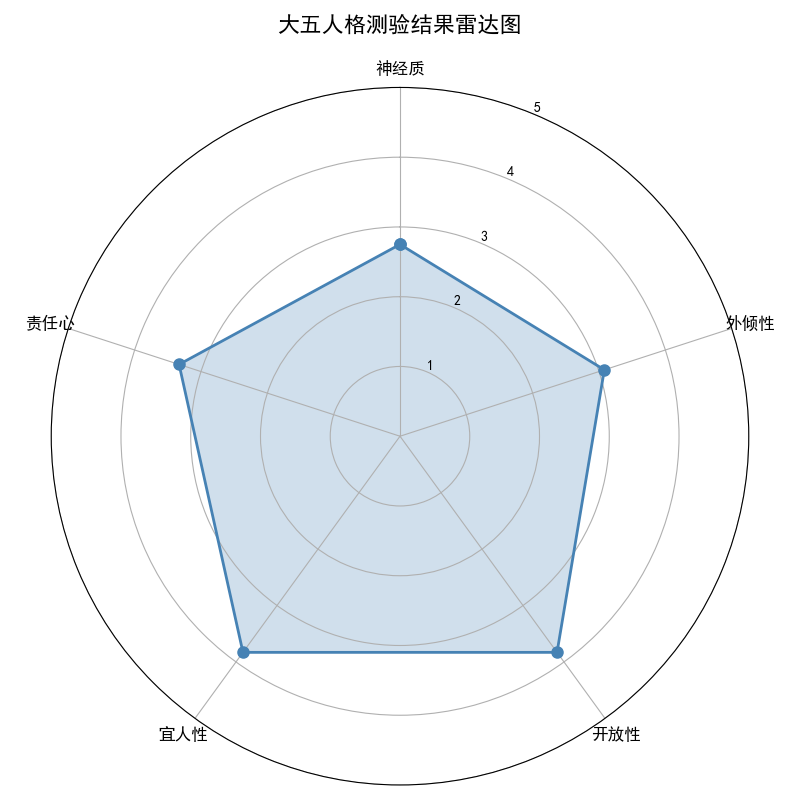

Python code for this plot:
import matplotlib.pyplot as plt
import numpy as np

# 设置中文字体
plt.rcParams['font.sans-serif'] = ['SimHei', 'Arial Unicode MS', 'DejaVu Sans']
plt.rcParams['axes.unicode_minus'] = False

# 大五人格维度数据
dimensions = ['神经质', '外倾性', '开放性', '宜人性', '责任心']
scores = [2.75, 3.08, 3.83, 3.83, 3.33]

# 为了雷达图闭合，重复第一个值
angles = np.linspace(0, 2 * np.pi, len(dimensions), endpoint=False).tolist()
scores.append(scores[0])
dimensions.append(dimensions[0])
angles.append(angles[0])

# 创建雷达图
fig, ax = plt.subplots(figsize=(8, 8), subplot_kw=dict(projection='polar'))
ax.set_theta_offset(np.pi / 2)
ax.set_theta_direction(-1)

# 绘制雷达图
ax.plot(angles, scores, 'o-', linewidth=2, color='steelblue', markersize=8)
ax.fill(angles, scores, alpha=0.25, color='steelblue')

# 设置刻度标签
ax.set_xticks(angles[:-1])
ax.set_xticklabels(dimensions[:-1], fontsize=12)

# 设置y轴标签和范围
ax.set_ylim(0, 5)
ax.set_yticks([1, 2, 3, 4, 5])
ax.set_yticklabels(['1', '2', '3', '4', '5'], fontsize=10)
ax.grid(True)

# 添加标题
plt.title('大五人格测验结果雷达图', size=16, pad=20)

plt.tight_layout()
plt.show()
